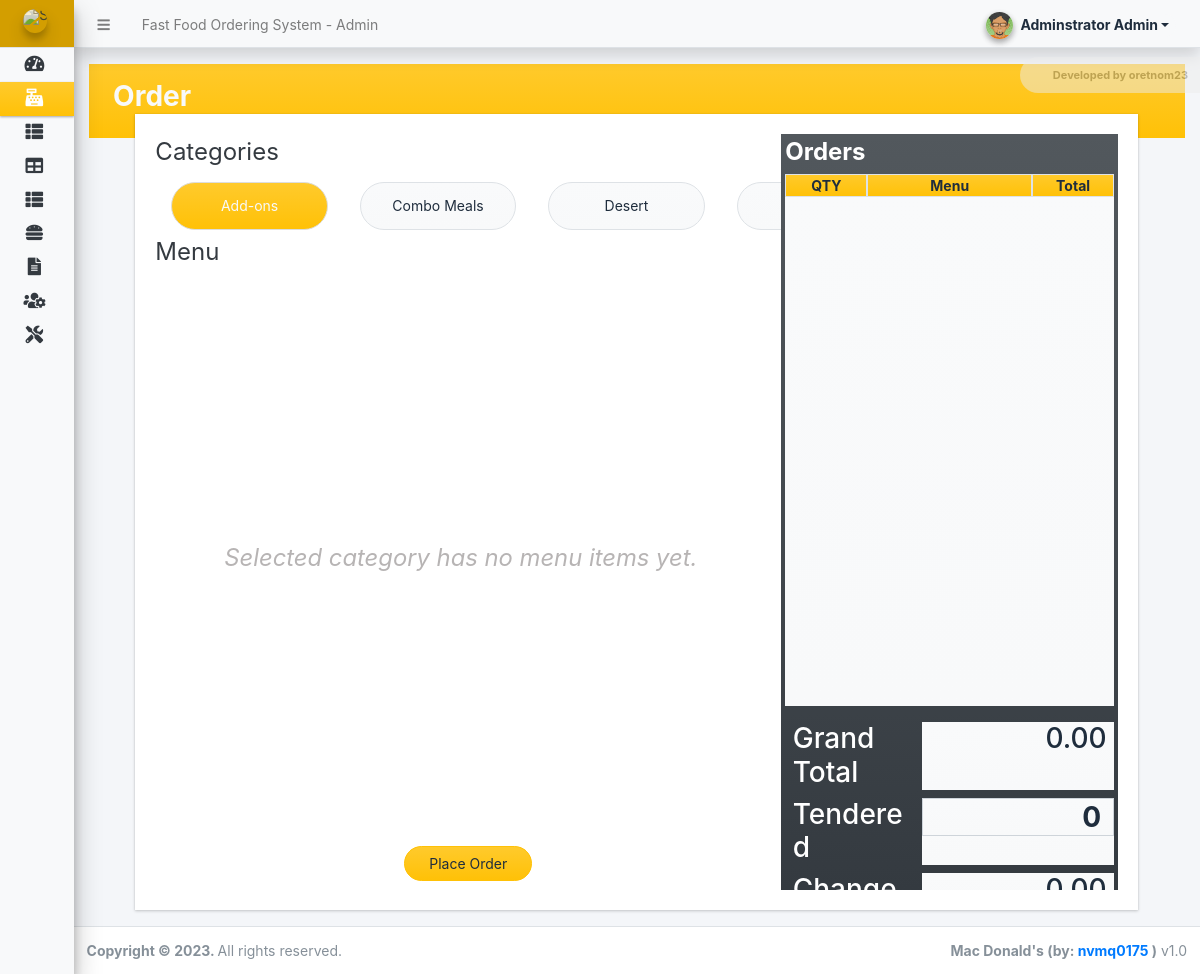
Screenshot of /admin/?page=sales/manage_sale (signed in) with the database file from the repository.
### tables this page shows
CREATE TABLE `category_list` (
  `id` int(30) NOT NULL,
  `name` text NOT NULL,
  `description` text NOT NULL,
  `status` tinyint(1) NOT NULL DEFAULT 1,
  `delete_flag` tinyint(1) NOT NULL DEFAULT 0,
  `date_created` datetime NOT NULL DEFAULT current_timestamp(),
  `date_updated` datetime NOT NULL DEFAULT current_timestamp() ON UPDATE current_timestamp()
);

### admin/sales/manage_sale.php (the view, shortened to what this page needs)
<div class="content bg-gradient-warning py-3 px-4">
    <h3 class="font-weight-bolder text-light">Order</h3>
</div>
<div class="row mt-n4 justify-content-center">
    <div class="col-lg-11 col-md-11 col-sm-12 col-xs-12">
        <div class="card rounded-0">
            <div class="card-body">
                <form action="" id="sales-form">
                    <div id="pos-field">
                        <div id="menu-list">
                            <fieldset>
                                <legend>Categories</legend>
                                <div id="cat-list" class="py-1">
                                    <?php
                                    $cid='';
                                    $categories = $conn->query("SELECT * FROM `category_list` where  delete_flag = 0 and `status` = 1 order by `name` asc");
                                    while($row = $categories->fetch_assoc()):
                                        if(empty($cid)){
                                            $cid = $row['id'];
                                        }
                                    ?>
                                    <button class="btn btn-default btn-xs rounded-pill px-2 cat_btn mx-3 col-lg-3 col-md-4 col-sm-6 col-xs-10 <?= isset($cid) && $cid == $row['id'] ? "bg-gradient-warning text-light" : "bg-gradient-light border" ?>" type="button" data-id='<?= $row['id'] ?>'><?=  $row['name'] ?></button>
                                    <?php endwhile; ?>
                                </div>
                            </fieldset>
                            <fieldset>
                                <legend>Menu</legend>
                                <div id="item-list" class="py-1 overflow-auto">
                                </div>
                            </fieldset>
                            <div class="text-center py-2">
                                <button class="btn btn-warning bg-gradient-warning rounded-pill px-4">Place Order</button>
                            </div>
                        </div>
                        <div id="order-list" class="bg-gradient-dark p-1">
                            <h4><b>Orders</b></h4>
                            <div id="order-items-holder" class="bg-gradient-light mb-3">
                                <div id="order-items-header">
                                    <div class="d-flex w-100 bg-gradient-warning">
                                        <div class="col-3 text-center font-weight-bolder m-0 border">QTY</div>
                                        <div class="col-6 text-center font-weight-bolder m-0 border">Menu</div>
                                        <div class="col-3 text-center font-weight-bolder m-0 border">Total</div>
                                    </div>
                                </div>
                            </div>
                            <div class="d-flex w-100 mb-2">
                                <h3 class="col-5 mb-0">Grand Total</h3>
                                <h3 class="col-7 mb-0 bg-gradient-light rounded-0 text-right" id="grand_total">0.00</h3>
                            </div>
                            <div class="d-flex w-100 mb-2">
                                <h3 class="col-5 mb-0">Tendered</h3>
                                <h3 class="col-7 mb-0 bg-gradient-light rounded-0 text-right px-0"><input type="number" step="any" name="tendered_amount" class="form-control rounded-0 text-right bg-gradient-light font-weight-bolder" style="font-size:1em" required value="0"></h3>
                            </div>
                            <div class="d-flex w-100 mb-2">
                                <h3 class="col-5 mb-0">Change</h3>
                                <h3 class="col-7 mb-0 bg-gradient-light rounded-0 text-right" id="change">0.00</h3>
                            </div>
                        </div>
                    </div>
                </form>
            </div>
        </div>
    </div>
</div>

### admin/sales/manage_sale.php (style rules this page uses)
#pos-field { height:54em; display:flex; }
#menu-list { width:65%; height:100%; overflow: auto; }
#order-list { width:35%; height:100%; overflow: auto; }
#cat-list { height: 4em !important; overflow:auto; display:flex; }
#item-list { height: 40em !important; }
#item-list.empty-data { width:100%; align-items:center; justify-content:center; display:flex; }
#item-list.empty-data:after { content: 'Selected category has no menu items yet.'; color: #b7b4b4; font-size: 1.7em; font-style: italic; }
div#order-items-holder { height: 38em !important; overflow: auto; position:relative; }
div#order-items-header { position: sticky !important; top: 0; z-index: 1; }
input[type=number] { -moz-appearance: textfield; }

### rows the page displays
category_list: name "Add-ons"
category_list: name "Combo Meals"
category_list: name "Desert"

### other values shown
$_settings->info('name') "Fast Food Ordering System"
$_settings->userdata('firstname').' '.$_settings->userdata('lastname') "Adminstrator Admin"
$_settings->info('short_name') "Mac Donald's"
